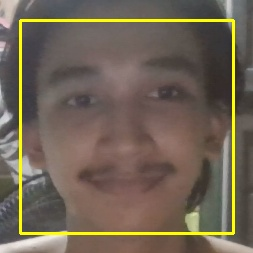
#> input picture known_faces/rovic.jpg, 253 x 253 px
$ python face_recog_test.py
#> lines starting #> are read from the running program, lines starting #| are printed output that depends on the picture; after the words box and inside, x2 and y2 are one past the last pixel; in counts of white or black regions, pixels touching at a corner belong together
### attendance_utils.py
import csv, os
from datetime import datetime

ATT_DIR = "attendance"
ATT_FILE = os.path.join(ATT_DIR, "attendance.csv")
STUDENTS_FILE = "students.csv"

def _ensure_file():
    os.makedirs(ATT_DIR, exist_ok=True)
    if not os.path.exists(ATT_FILE):
        with open(ATT_FILE, "w", newline="", encoding="utf-8") as f:
            writer = csv.writer(f)
            writer.writerow(["date", "name", "student_id"])

def load_today_names() -> set[str]:
    _ensure_file()
    today = datetime.now().strftime("%Y-%m-%d")
    names = set()
    with open(ATT_FILE, "r", newline="", encoding="utf-8") as f:
        reader = csv.DictReader(f)
        for row in reader:
            if row["date"] == today:
                names.add(row["name"])
    return names

# [57 lines left out: functions mark_attendance, load_students, save_student, get_attendance_summary, not called in this run]

### face_recog_test.py
import os
import time
import cv2
import numpy as np
import face_recognition
import csv
from attendance_utils import mark_attendance, load_today_names

try:
    import winsound
    # [5 lines left out: function notify_beep, not called in this run]
except Exception:
    def notify_beep():
        pass

cv2.setUseOptimized(True)

# Camera / speed
CAM_W, CAM_H = 640, 480
HAAR_SCALE = 0.6
REDETECT_EVERY = 12
RECOGNIZE_EVERY = 45
LIVENESS_EVERY = 4
ROI_EXPAND = 0.30

# Matching (more strict to prevent false positives)
MATCH_TOLERANCE = 0.5  # Lower value = more strict matching, fewer false positives

# Liveness (blink + small motion)
REQUIRE_BLINKS = 1
EAR_CLOSE = 0.20
EAR_OPEN = 0.24
EAR_CONSEC_FRAMES = 2
MOTION_MIN_NOSE_PIX = 4

HAAR = cv2.CascadeClassifier(cv2.data.haarcascades + "haarcascade_frontalface_default.xml")

def load_students():
    """Load student database"""
    students = {}
    if os.path.exists("students.csv"):
        with open("students.csv", "r", newline="", encoding="utf-8") as f:
#> (reads students.csv from the repository)
            reader = csv.DictReader(f)
            for row in reader:
                students[row["student_id"]] = row
    return students

def load_known_faces(folder="known_faces"):
    """Robust loader: CLAHE + multiple upsample passes to get encodings."""
    encs, student_info = [], []
    os.makedirs(folder, exist_ok=True)

    # Load student database
    students = load_students()

    for f in os.listdir(folder):
        p = os.path.join(folder, f)
        if not os.path.isfile(p):
            continue
        if os.path.splitext(f)[1].lower() not in [".jpg", ".jpeg", ".png"]:
            continue

        student_id = os.path.splitext(f)[0]  # filename = student_id

        # Get student info
        student_name = students.get(student_id, {}).get("name", student_id)

        bgr = cv2.imread(p)
#> bgr is the input picture: shape (253, 253, 3); mean B, G, R 84.8, 99.8, 111.9
        if bgr is None:
            print(f"Skipped (cannot read): {f}")
            continue

        # CLAHE to improve low-light faces
        ycrcb = cv2.cvtColor(bgr, cv2.COLOR_BGR2YCrCb)
#> ycrcb: shape (253, 253, 3); mean of channels 0, 1, 2 101.7, 135.3, 118.5
        y, cr, cb = cv2.split(ycrcb)
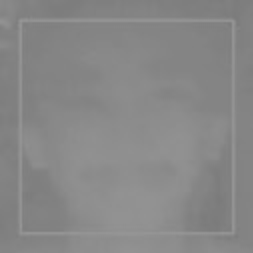
#> cr: shape (253, 253); min 123, max 149, mean 135.3
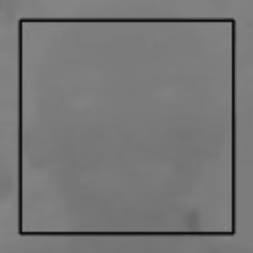
#> cb: shape (253, 253); min 8, max 135, mean 118.5
        y = cv2.createCLAHE(clipLimit=2.0, tileGridSize=(8, 8)).apply(y)
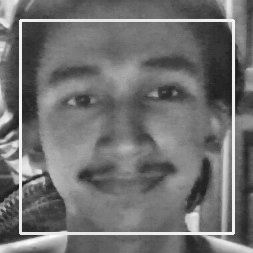
#> y: shape (253, 253); min 26, max 251, mean 112.6
        bgr = cv2.cvtColor(cv2.merge([y, cr, cb]), cv2.COLOR_YCrCb2BGR)
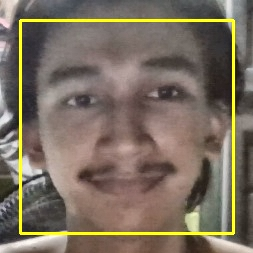
#> bgr: shape (253, 253, 3); mean B, G, R 95.7, 110.5, 122.5

        rgb = cv2.cvtColor(bgr, cv2.COLOR_BGR2RGB)
        locs = face_recognition.face_locations(rgb, number_of_times_to_upsample=1, model="cnn")
        if not locs:
            locs = face_recognition.face_locations(rgb, number_of_times_to_upsample=2, model="cnn")

        e = face_recognition.face_encodings(rgb, locs) if locs else face_recognition.face_encodings(rgb)
        if not e:
            print(f"Skipped (no face encodings): {f}")
            continue

        encs.append(e[0])
        student_info.append((student_id, student_name))

    if not encs:
        print("Warning: no student faces found. Students should register first.")
        print("Run: python student_register.py")
    else:
        print("Known students:", ", ".join([f"{sid} ({name})" for sid, name in student_info]))
    return encs, student_info

def reload_knowns():
    global KNOWN_ENCS, KNOWN_INFO
    KNOWN_ENCS, KNOWN_INFO = load_known_faces("known_faces")
    print(f"Loaded {len(KNOWN_ENCS)} student(s).")

def _euclid(p1, p2): return np.linalg.norm(np.array(p1) - np.array(p2))
def ear(eye_pts):
    A = _euclid(eye_pts[1], eye_pts[5]); B = _euclid(eye_pts[2], eye_pts[4]); C = _euclid(eye_pts[0], eye_pts[3])
    return (A + B) / (2.0 * C + 1e-6)

# [39 lines left out: functions validate_face_roi, best_match_student, not called in this run]

# Load DB
KNOWN_ENCS, KNOWN_INFO = [], []
reload_knowns()
#> (the call stopped at in load_known_faces, `locs = face_recognition.face_locations(rgb, number_of_times_to_upsampl..`: face_recognition is not available in this run)

cap = cv2.VideoCapture(0)
cap.set(cv2.CAP_PROP_FRAME_WIDTH, CAM_W); cap.set(cv2.CAP_PROP_FRAME_HEIGHT, CAM_H)

# [7 lines left out: function create_tracker, not called in this run]

tracker = None
current_student_id = "Unknown"
current_student_name = "Unknown"
already_marked = set(load_today_names())
#> (reads attendance/attendance.csv from the repository)

# Liveness
liveness = False
blink_frames = 0
blink_count = 0
nose_prev = None
nose_max_disp = 0.0

# Attendance notifier
notify_name = ""
notify_until = 0.0

box = None
frame_idx = 0

while True:
    ok, frame = cap.read()
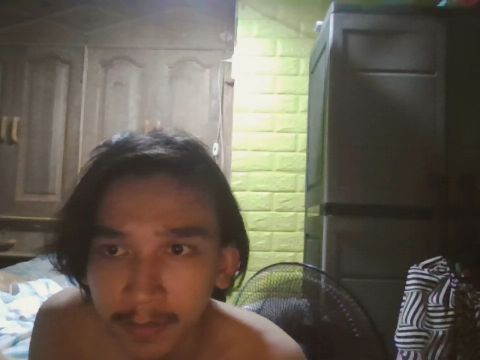
#> input picture temp/register_detect_5_670572be.jpg, 480 x 360 px, given in place of the camera
#> frame is the input picture: shape (360, 480, 3); mean B, G, R 84.2, 96, 103.7
    if not ok: break
    frame_idx += 1

    if tracker is None:
        # Haar detect on downsized frame
        small = cv2.resize(frame, (0, 0), fx=HAAR_SCALE, fy=HAAR_SCALE)
        gray = cv2.cvtColor(small, cv2.COLOR_BGR2GRAY)
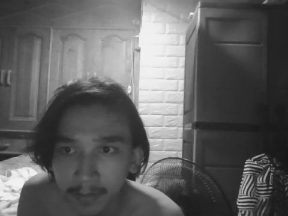
#> gray: shape (216, 288); min 21, max 247, mean 96.9
        faces = HAAR.detectMultiScale(gray, scaleFactor=1.12, minNeighbors=7, minSize=(100, 100))
#> faces = ()
        if len(faces):
            (x, y, w, h) = max(faces, key=lambda b: b[2] * b[3])
            X, Y, W, H = int(x / HAAR_SCALE), int(y / HAAR_SCALE), int(w / HAAR_SCALE), int(h / HAAR_SCALE)
            cand = (X, Y, W, H)

            ok_face, enc = validate_face_roi(frame, cand)
            if ok_face:
                student_id, student_name = best_match_student(enc)
                current_student_id = student_id
                current_student_name = student_name
                tracker = create_tracker()
                tracker.init(frame, cand)
                box = cand

                if current_student_id != "Unknown" and current_student_id not in already_marked:
                    liveness = True; blink_frames = 0; blink_count = 0
                    nose_prev = None; nose_max_disp = 0.0

                cv2.rectangle(frame, (X, Y), (X + W, Y + H), (0, 255, 0), 2)
                display_name = f"{current_student_name} ({current_student_id})" if current_student_id != "Unknown" else "Unknown"
                cv2.putText(frame, display_name, (X, Y - 10), cv2.FONT_HERSHEY_SIMPLEX, 0.7, (0, 255, 0), 2)
        else:
            cv2.putText(frame, "Detecting face...", (10, 28), cv2.FONT_HERSHEY_SIMPLEX, 0.7, (0, 0, 255), 2)
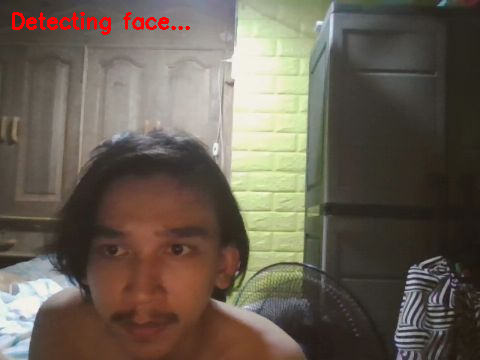
#> frame: shape (360, 480, 3); 0.7% of pixels changed, all inside (x1, y1, x2, y2) = (12, 12, 190, 35)

    else:
        ok_t, tbox = tracker.update(frame)
        if ok_t:
            (x, y, w, h) = [int(v) for v in tbox]
            box = (x, y, w, h)
            cv2.rectangle(frame, (x, y), (x + w, y + h), (0, 255, 0), 2)
            display_name = f"{current_student_name} ({current_student_id})" if current_student_id != "Unknown" else "Unknown"
            cv2.putText(frame, display_name, (x, y - 10), cv2.FONT_HERSHEY_SIMPLEX, 0.7, (0, 255, 0), 2)

            # Validated re-detect in ROI (keeps box on real faces only)
            if frame_idx % REDETECT_EVERY == 0:
                H, W = frame.shape[:2]
                ex, ey = int(w * ROI_EXPAND), int(h * ROI_EXPAND)
                rx1, ry1 = max(0, x - ex), max(0, y - ey)
                rx2, ry2 = min(W, x + w + ex), min(H, y + h + ey)
                roi = frame[ry1:ry2, rx1:rx2]
                if roi.size > 0:
                    rsmall = cv2.resize(roi, (0, 0), fx=HAAR_SCALE, fy=HAAR_SCALE)
                    rgray = cv2.cvtColor(rsmall, cv2.COLOR_BGR2GRAY)
                    rfaces = HAAR.detectMultiScale(rgray, scaleFactor=1.12, minNeighbors=7, minSize=(90, 90))
                    if len(rfaces):
                        (rx, ry, rw, rh) = max(rfaces, key=lambda b: b[2] * b[3])
                        nx, ny, nw, nh = rx1 + int(rx / HAAR_SCALE), ry1 + int(ry / HAAR_SCALE), int(rw / HAAR_SCALE), int(rh / HAAR_SCALE)
                        new_box = (nx, ny, nw, nh)
                        ok_face, _ = validate_face_roi(frame, new_box)
                        if ok_face:
                            tracker = create_tracker()
                            tracker.init(frame, new_box)
                            box = new_box

            # Rare re-identification on validated crop
            if frame_idx % RECOGNIZE_EVERY == 0 and box is not None:
                ok_face, enc = validate_face_roi(frame, box)
                if ok_face:
                    student_id, student_name = best_match_student(enc)
                    if student_id != "Unknown":
                        current_student_id = student_id
                        current_student_name = student_name
        else:
            tracker = None; box = None; current_student_id = "Unknown"; current_student_name = "Unknown"
            liveness = False; nose_prev = None; nose_max_disp = 0.0

    # Liveness (blink + motion), throttled
    if liveness and box is not None and (frame_idx % LIVENESS_EVERY == 0):
        fx, fy, fw, fh = box
        fx1, fy1 = max(0, fx), max(0, fy)
        fx2, fy2 = min(frame.shape[1], fx + fw), min(frame.shape[0], fy + fh)
        crop = frame[fy1:fy2, fx1:fx2]
        if crop.size > 0:
            r = cv2.resize(crop, (220, 220))
            lms = face_recognition.face_landmarks(cv2.cvtColor(r, cv2.COLOR_BGR2RGB),
                                                  face_locations=[(0, r.shape[1], r.shape[0], 0)])
            if lms:
                lm = lms[0]
                if "left_eye" in lm and "right_eye" in lm:
                    e = (ear(lm["left_eye"]) + ear(lm["right_eye"])) / 2.0
                    if e < EAR_CLOSE: blink_frames += 1
                    elif e > EAR_OPEN:
                        if blink_frames >= EAR_CONSEC_FRAMES: blink_count += 1
                        blink_frames = 0
                if "nose_tip" in lm:
                    nose_xy = np.mean(np.array(lm["nose_tip"]), axis=0)
                    if nose_prev is not None:
                        nose_max_disp = max(nose_max_disp, float(np.linalg.norm(nose_xy - nose_prev)))
                    nose_prev = nose_xy

    # Mark + notifier banner
    if liveness and box is not None:
        h, w = frame.shape[:2]
        cv2.putText(frame, f"Blink + small head move • {blink_count}/{REQUIRE_BLINKS}",
                    (12, h - 12), cv2.FONT_HERSHEY_SIMPLEX, 0.7, (255, 255, 255), 2)
        if blink_count >= REQUIRE_BLINKS and nose_max_disp >= MOTION_MIN_NOSE_PIX:
            if current_student_id != "Unknown" and mark_attendance(current_student_id, current_student_name):
                notify_name = f"{current_student_name} ({current_student_id})"
                notify_until = time.time() + 1.8
                notify_beep()
                already_marked.add(current_student_id)
            liveness = False
            nose_prev = None; nose_max_disp = 0.0
            blink_count = 0; blink_frames = 0

    # Show banner if active
    if time.time() < notify_until and notify_name:
        h, w = frame.shape[:2]
        overlay = frame.copy()
        cv2.rectangle(overlay, (0, 0), (w, 48), (0, 180, 0), -1)
        cv2.addWeighted(overlay, 0.6, frame, 0.4, 0, frame)
        cv2.putText(frame, f"Marked present: {notify_name}", (12, 32),
                    cv2.FONT_HERSHEY_SIMPLEX, 0.9, (255, 255, 255), 2)

    cv2.imshow("Student Attendance System - Q quit, R reload faces", frame)
    key = cv2.waitKey(1) & 0xFF
#> (key q is pressed here)
    if key == ord("q"): break
    if key == ord("r"):
        tracker = None; box = None; current_student_id = "Unknown"; current_student_name = "Unknown"
        liveness = False; nose_prev = None; nose_max_disp = 0.0
        notify_name = ""; notify_until = 0.0
        reload_knowns(); already_marked = set(load_today_names())

cap.release()
cv2.destroyAllWindows()
